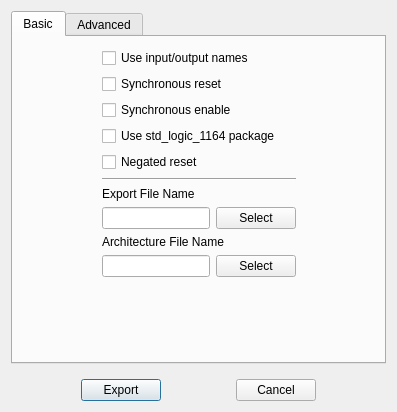
<?xml version="1.0" encoding="UTF-8"?>
<ui version="4.0">
 <class>ExportVHDLDlg</class>
 <widget class="QDialog" name="ExportVHDLDlg">
  <property name="geometry">
   <rect>
    <x>0</x>
    <y>0</y>
    <width>397</width>
    <height>412</height>
   </rect>
  </property>
  <property name="windowTitle">
   <string>VHDL Export Options</string>
  </property>
  <layout class="QVBoxLayout">
   <item>
    <widget class="QTabWidget" name="tabWidget">
     <property name="currentIndex">
      <number>0</number>
     </property>
     <widget class="QWidget" name="tab">
      <attribute name="title">
       <string>Basic</string>
      </attribute>
      <layout class="QHBoxLayout" name="horizontalLayout">
       <item>
        <spacer>
         <property name="orientation">
          <enum>Qt::Horizontal</enum>
         </property>
         <property name="sizeType">
          <enum>QSizePolicy::Expanding</enum>
         </property>
         <property name="sizeHint" stdset="0">
          <size>
           <width>20</width>
           <height>20</height>
          </size>
         </property>
        </spacer>
       </item>
       <item>
        <layout class="QVBoxLayout" name="_2">
         <item>
          <widget class="QCheckBox" name="cb_inoutnames">
           <property name="enabled">
            <bool>true</bool>
           </property>
           <property name="text">
            <string>Use input/output names</string>
           </property>
          </widget>
         </item>
         <item>
          <widget class="QCheckBox" name="cb_synchreset">
           <property name="text">
            <string>Synchronous reset</string>
           </property>
          </widget>
         </item>
         <item>
          <widget class="QCheckBox" name="cb_synchenable">
           <property name="text">
            <string>Synchronous enable</string>
           </property>
          </widget>
         </item>
         <item>
          <widget class="QCheckBox" name="cb_stdlogic">
           <property name="enabled">
            <bool>true</bool>
           </property>
           <property name="text">
            <string>Use std_logic_1164 package </string>
           </property>
          </widget>
         </item>
         <item>
          <widget class="QCheckBox" name="cb_negreset">
           <property name="text">
            <string>Negated reset</string>
           </property>
          </widget>
         </item>
         <item>
          <widget class="Line" name="line">
           <property name="orientation">
            <enum>Qt::Horizontal</enum>
           </property>
          </widget>
         </item>
         <item>
          <widget class="QLabel" name="l_entity_file">
           <property name="text">
            <string>Export File Name</string>
           </property>
          </widget>
         </item>
         <item>
          <layout class="QHBoxLayout" name="horizontalLayout_5">
           <item>
            <widget class="QLineEdit" name="le_entity_file"/>
           </item>
           <item>
            <widget class="QPushButton" name="pb_entity_file">
             <property name="text">
              <string>Select</string>
             </property>
            </widget>
           </item>
          </layout>
         </item>
         <item>
          <widget class="QLabel" name="l_architecture_file">
           <property name="text">
            <string>Architecture File Name</string>
           </property>
          </widget>
         </item>
         <item>
          <layout class="QHBoxLayout" name="horizontalLayout_4">
           <item>
            <widget class="QLineEdit" name="le_architecture_file"/>
           </item>
           <item>
            <widget class="QPushButton" name="pb_architecture_file">
             <property name="text">
              <string>Select</string>
             </property>
            </widget>
           </item>
          </layout>
         </item>
         <item>
          <spacer name="verticalSpacer">
           <property name="orientation">
            <enum>Qt::Vertical</enum>
           </property>
           <property name="sizeHint" stdset="0">
            <size>
             <width>20</width>
             <height>40</height>
            </size>
           </property>
          </spacer>
         </item>
        </layout>
       </item>
       <item>
        <spacer>
         <property name="orientation">
          <enum>Qt::Horizontal</enum>
         </property>
         <property name="sizeType">
          <enum>QSizePolicy::Expanding</enum>
         </property>
         <property name="sizeHint" stdset="0">
          <size>
           <width>31</width>
           <height>115</height>
          </size>
         </property>
        </spacer>
       </item>
      </layout>
     </widget>
     <widget class="QWidget" name="tab_2">
      <attribute name="title">
       <string>Advanced</string>
      </attribute>
      <layout class="QHBoxLayout" name="horizontalLayout_2">
       <item>
        <spacer name="horizontalSpacer_2">
         <property name="orientation">
          <enum>Qt::Horizontal</enum>
         </property>
         <property name="sizeHint" stdset="0">
          <size>
           <width>40</width>
           <height>20</height>
          </size>
         </property>
        </spacer>
       </item>
       <item>
        <layout class="QVBoxLayout" name="verticalLayout">
         <item>
          <widget class="QCheckBox" name="cb_symbolicstates">
           <property name="enabled">
            <bool>true</bool>
           </property>
           <property name="text">
            <string>Use symbolic names for states</string>
           </property>
          </widget>
         </item>
         <item>
          <widget class="QCheckBox" name="cb_debugstate">
           <property name="text">
            <string>Add debug output state</string>
           </property>
          </widget>
         </item>
         <item>
          <widget class="QCheckBox" name="cb_iodesc">
           <property name="text">
            <string>Write I/O description into header</string>
           </property>
          </widget>
         </item>
         <item>
          <widget class="QCheckBox" name="cb_state_code">
           <property name="text">
            <string>Export state codes</string>
           </property>
          </widget>
         </item>
         <item>
          <widget class="QCheckBox" name="cb_alliance">
           <property name="text">
            <string>Produce Alliance compliant code</string>
           </property>
          </widget>
         </item>
         <item>
          <widget class="QCheckBox" name="cb_sep_files">
           <property name="text">
            <string>Separate files for Architecture and Entity</string>
           </property>
          </widget>
         </item>
         <item>
          <widget class="QCheckBox" name="cb_look_ahead">
           <property name="text">
            <string>Synchronous look-ahead buffer</string>
           </property>
          </widget>
         </item>
         <item>
          <layout class="QHBoxLayout" name="horizontalLayout_3">
           <item>
            <widget class="QLabel" name="l_architecture_name">
             <property name="text">
              <string>Architecture name:</string>
             </property>
            </widget>
           </item>
           <item>
            <widget class="QLineEdit" name="le_architecture_name">
             <property name="text">
              <string>behave</string>
             </property>
            </widget>
           </item>
          </layout>
         </item>
         <item>
          <widget class="Q3ButtonGroup" name="bg_cond_notation">
           <property name="title">
            <string>Transiton Conditions</string>
           </property>
           <layout class="QVBoxLayout" name="verticalLayout_2">
            <item>
             <widget class="QRadioButton" name="rb_ifthen">
              <property name="text">
               <string>IF-THEN notation</string>
              </property>
              <property name="checked">
               <bool>true</bool>
              </property>
             </widget>
            </item>
            <item>
             <widget class="QRadioButton" name="rb_casewhen">
              <property name="text">
               <string>CASE-WHEN notation</string>
              </property>
             </widget>
            </item>
           </layout>
          </widget>
         </item>
        </layout>
       </item>
       <item>
        <spacer name="horizontalSpacer">
         <property name="orientation">
          <enum>Qt::Horizontal</enum>
         </property>
         <property name="sizeHint" stdset="0">
          <size>
           <width>40</width>
           <height>20</height>
          </size>
         </property>
        </spacer>
       </item>
      </layout>
     </widget>
    </widget>
   </item>
   <item>
    <layout class="QHBoxLayout"/>
   </item>
   <item>
    <spacer>
     <property name="orientation">
      <enum>Qt::Vertical</enum>
     </property>
     <property name="sizeType">
      <enum>QSizePolicy::Expanding</enum>
     </property>
     <property name="sizeHint" stdset="0">
      <size>
       <width>346</width>
       <height>16</height>
      </size>
     </property>
    </spacer>
   </item>
   <item>
    <layout class="QHBoxLayout">
     <item>
      <spacer>
       <property name="orientation">
        <enum>Qt::Horizontal</enum>
       </property>
       <property name="sizeType">
        <enum>QSizePolicy::Expanding</enum>
       </property>
       <property name="sizeHint" stdset="0">
        <size>
         <width>40</width>
         <height>20</height>
        </size>
       </property>
      </spacer>
     </item>
     <item>
      <widget class="QPushButton" name="pb_export">
       <property name="text">
        <string>Export</string>
       </property>
       <property name="default">
        <bool>true</bool>
       </property>
      </widget>
     </item>
     <item>
      <spacer>
       <property name="orientation">
        <enum>Qt::Horizontal</enum>
       </property>
       <property name="sizeType">
        <enum>QSizePolicy::Expanding</enum>
       </property>
       <property name="sizeHint" stdset="0">
        <size>
         <width>20</width>
         <height>16</height>
        </size>
       </property>
      </spacer>
     </item>
     <item>
      <widget class="QPushButton" name="pb_cancel">
       <property name="text">
        <string>Cancel</string>
       </property>
      </widget>
     </item>
     <item>
      <spacer>
       <property name="orientation">
        <enum>Qt::Horizontal</enum>
       </property>
       <property name="sizeType">
        <enum>QSizePolicy::Expanding</enum>
       </property>
       <property name="sizeHint" stdset="0">
        <size>
         <width>40</width>
         <height>20</height>
        </size>
       </property>
      </spacer>
     </item>
    </layout>
   </item>
  </layout>
 </widget>
 <layoutdefault spacing="6" margin="11"/>
 <pixmapfunction>qPixmapFromMimeSource</pixmapfunction>
 <customwidgets>
  <customwidget>
   <class>Q3GroupBox</class>
   <extends>QGroupBox</extends>
   <header>Qt3Support/Q3GroupBox</header>
   <container>1</container>
  </customwidget>
  <customwidget>
   <class>Q3ButtonGroup</class>
   <extends>Q3GroupBox</extends>
   <header>Qt3Support/Q3ButtonGroup</header>
   <container>1</container>
  </customwidget>
 </customwidgets>
 <tabstops>
  <tabstop>pb_export</tabstop>
  <tabstop>pb_cancel</tabstop>
 </tabstops>
 <resources/>
 <connections>
  <connection>
   <sender>pb_export</sender>
   <signal>clicked()</signal>
   <receiver>ExportVHDLDlg</receiver>
   <slot>accept()</slot>
   <hints>
    <hint type="sourcelabel">
     <x>77</x>
     <y>176</y>
    </hint>
    <hint type="destinationlabel">
     <x>20</x>
     <y>20</y>
    </hint>
   </hints>
  </connection>
  <connection>
   <sender>pb_cancel</sender>
   <signal>clicked()</signal>
   <receiver>ExportVHDLDlg</receiver>
   <slot>reject()</slot>
   <hints>
    <hint type="sourcelabel">
     <x>189</x>
     <y>176</y>
    </hint>
    <hint type="destinationlabel">
     <x>20</x>
     <y>20</y>
    </hint>
   </hints>
  </connection>
 </connections>
</ui>
